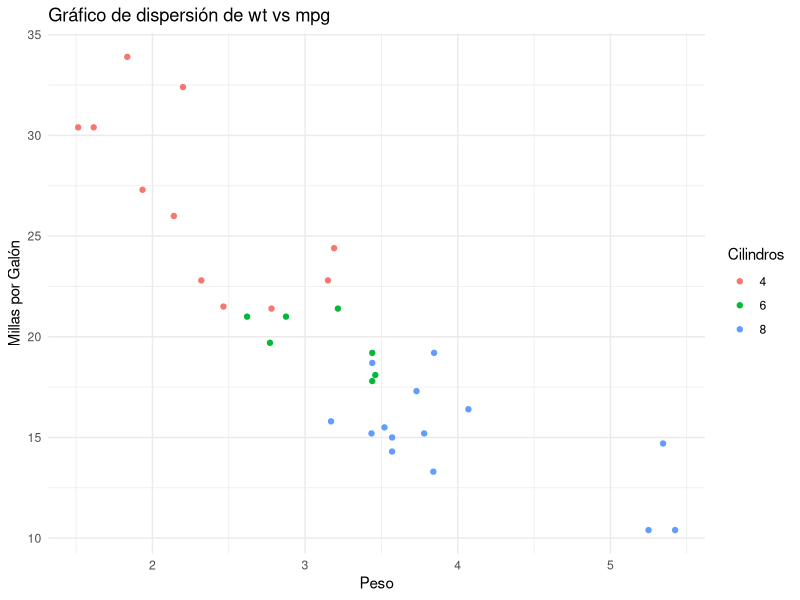
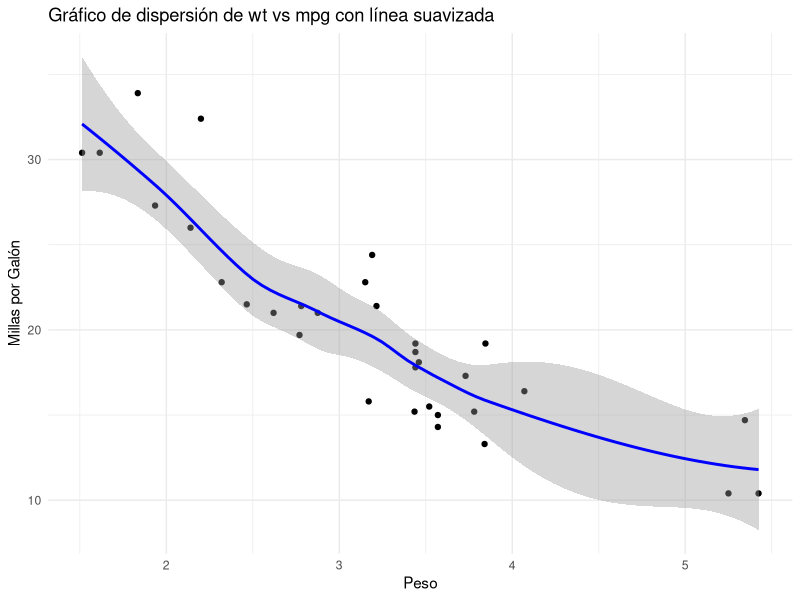
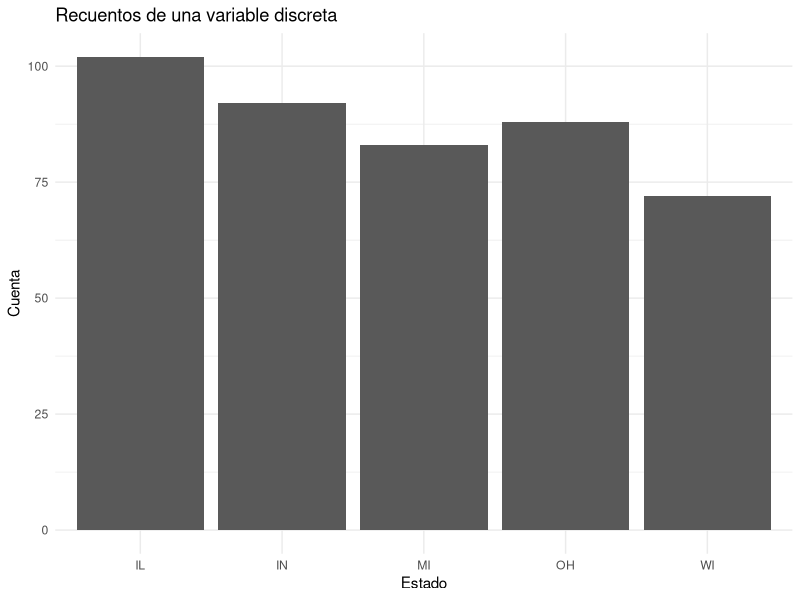
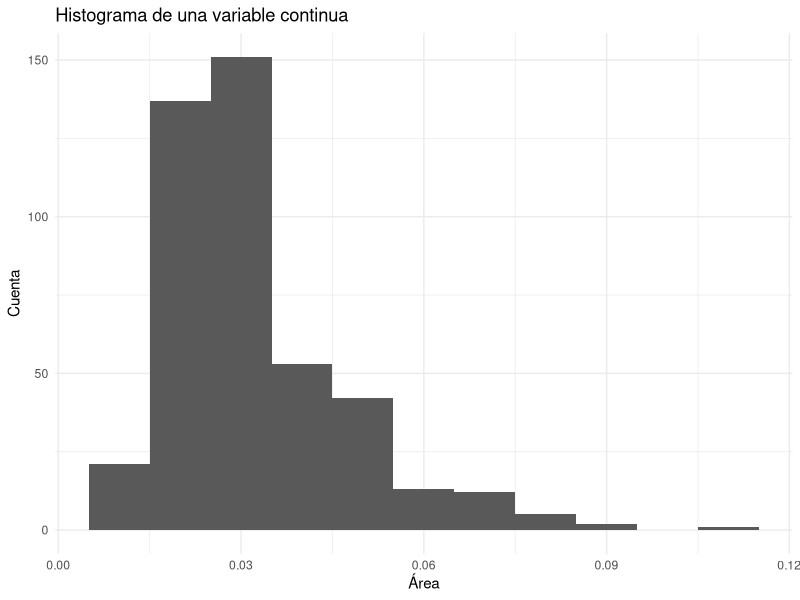
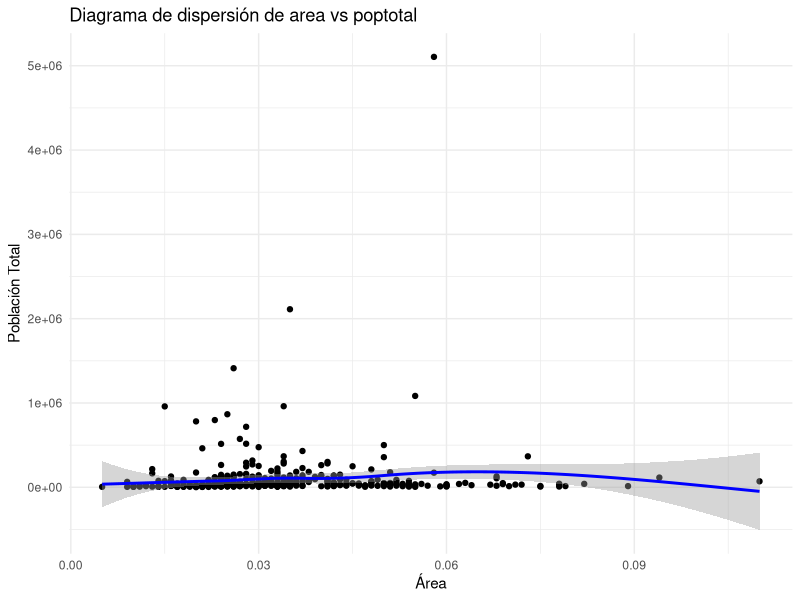
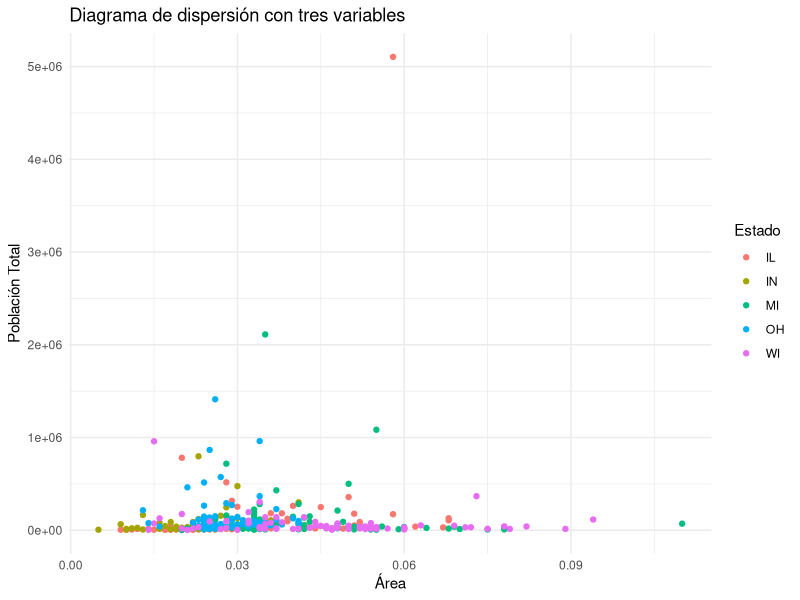
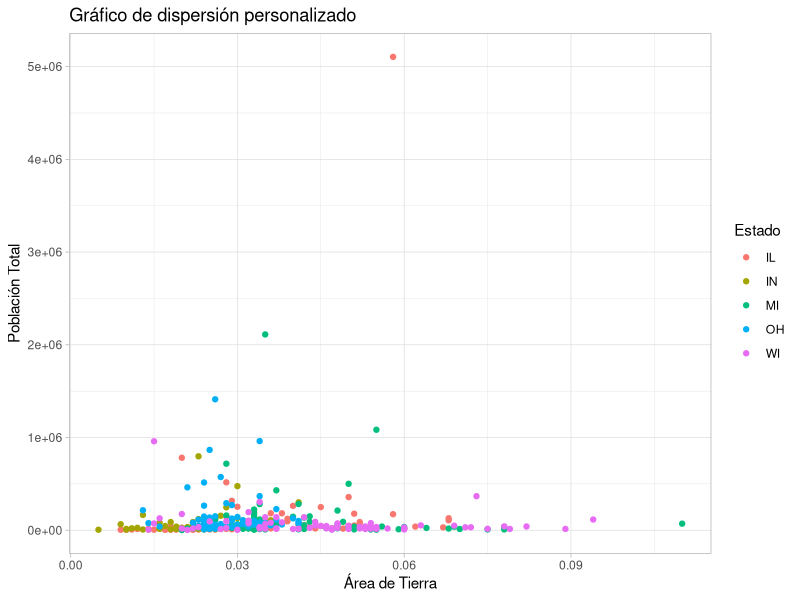
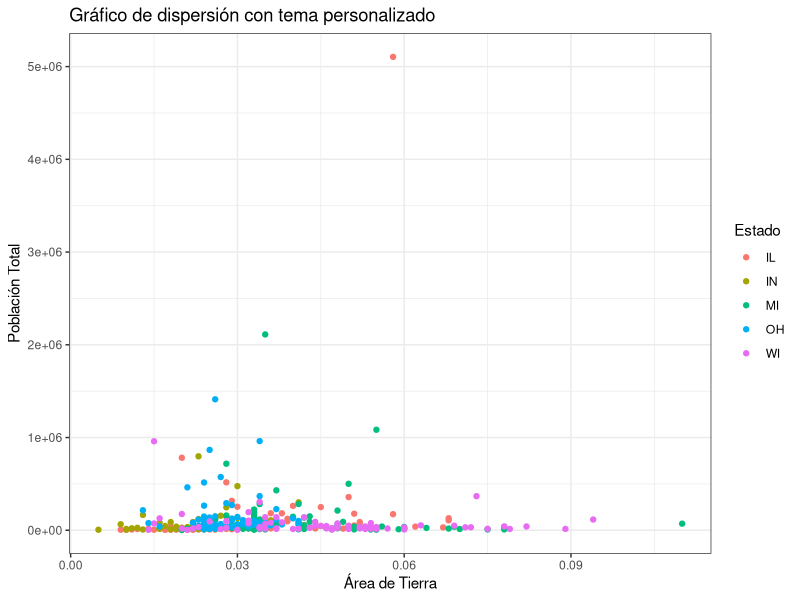

Reproduce these figures in R, in order.
# Cargar las bibliotecas necesarias
library(ggplot2)
library(dplyr)

# Usar el conjunto de datos mtcars
data(mtcars)

# 1. Gráfico de dispersión de wt vs mpg, coloreado por cyl
# Variables clave:
# - wt: Peso del coche.
# - mpg: Millas por galón.
# - cyl: Número de cilindros.º
plot1 <- ggplot(mtcars, aes(x = wt, y = mpg, color = factor(cyl))) +
  geom_point() +
  labs(title = "Gráfico de dispersión de wt vs mpg", x = "Peso", y = "Millas por Galón", color = "Cilindros") +
  theme_minimal()
print(plot1)

# 2. Gráfico de dispersión de wt vs mpg con una línea suavizada
# Variables clave:
# - wt: Peso del coche.
# - mpg: Millas por galón.
plot2 <- ggplot(mtcars, aes(x = wt, y = mpg)) +
  geom_point() +
  geom_smooth(method = "loess", se = TRUE, color = "blue") +
  labs(title = "Gráfico de dispersión de wt vs mpg con línea suavizada", x = "Peso", y = "Millas por Galón") +
  theme_minimal()
print(plot2)

# Usar el conjunto de datos midwest
data(midwest, package = "ggplot2")

# 3. Recuentos de una variable discreta (state)
# Variable clave:
# - state: Estado.
plot3 <- ggplot(midwest, aes(x = state)) +
  geom_bar() +
  labs(title = "Recuentos de una variable discreta", x = "Estado", y = "Cuenta") +
  theme_minimal()
print(plot3)

# 4. Un histograma de una variable continua (area)
# Variable clave:
# - area: Área.
plot4 <- ggplot(midwest, aes(x = area)) +
  geom_histogram(binwidth = 0.01) +
  labs(title = "Histograma de una variable continua", x = "Área", y = "Cuenta") +
  theme_minimal()
print(plot4)

# 5. Un diagrama de dispersión de dos variables continuas con una línea de media condicional suavizada
# Variables clave:
# - area: Área.
# - poptotal: Población total.
plot5 <- ggplot(midwest, aes(x = area, y = poptotal)) +
  geom_point() +
  geom_smooth(method = "loess", se = TRUE, color = "blue") +
  labs(title = "Diagrama de dispersión de area vs poptotal", x = "Área", y = "Población Total") +
  theme_minimal()
print(plot5)

# 6. Tres variables (gráfico de dispersión con color representando otra variable)
# Variables clave:
# - area: Área.
# - poptotal: Población total.
# - state: Estado.
plot6 <- ggplot(midwest, aes(x = area, y = poptotal, color = state)) +
  geom_point() +
  labs(title = "Diagrama de dispersión con tres variables", x = "Área", y = "Población Total", color = "Estado") +
  theme_minimal()
print(plot6)

# Cambiar el título y las etiquetas de los ejes de uno de los gráficos anteriores
# Variables clave:
# - area: Área.
# - poptotal: Población total.
# - state: Estado.
plot7 <- ggplot(midwest, aes(x = area, y = poptotal, color = state)) +
  geom_point() +
  labs(title = "Gráfico de dispersión personalizado", x = "Área de Tierra", y = "Población Total", color = "Estado") +
  theme_light()
print(plot7)

# Cambiar el tema de uno de los gráficos
# Variables clave:
# - area: Área.
# - poptotal: Población total.
# - state: Estado.
plot8 <- ggplot(midwest, aes(x = area, y = poptotal, color = state)) +
  geom_point() +
  labs(title = "Gráfico de dispersión con tema personalizado", x = "Área de Tierra", y = "Población Total", color = "Estado") +
  theme_bw()
print(plot8)

# Guardar uno de los gráficos como archivo de imagen
# Variables clave:
# - area: Área.
# - poptotal: Población total.
# - state: Estado.
plot9 <- ggplot(midwest, aes(x = area, y = poptotal, color = state)) +
  geom_point() +
  labs(title = "Gráfico de dispersión guardado", x = "Área de Tierra", y = "Población Total", color = "Estado") +
  theme_minimal()
ggsave("scatter_plot.png", plot = plot9)
print(plot9)
